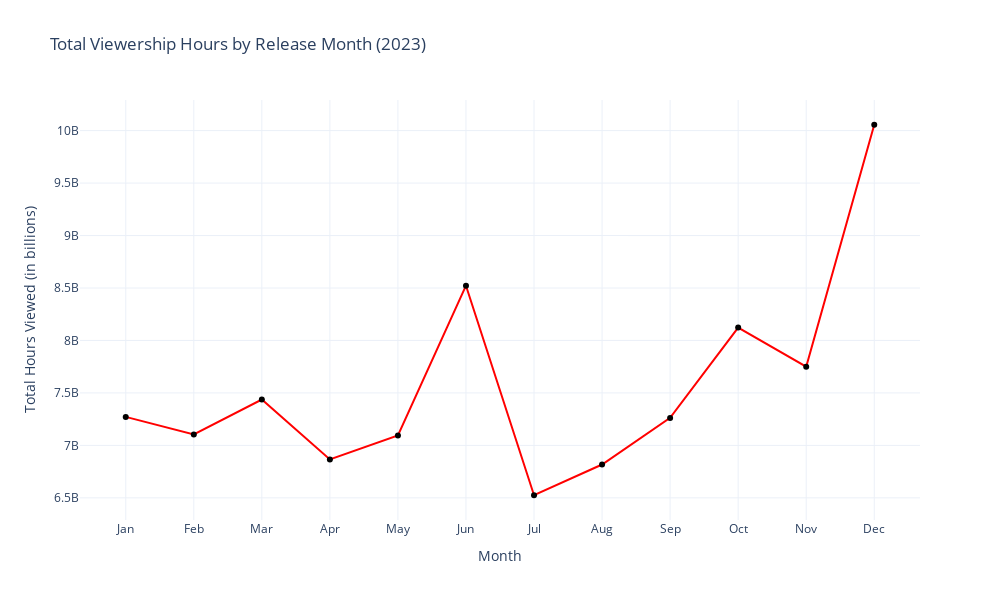

This figure's notebook cell:
### Code cell
# aggregate viewership hours by release month
monthly_viewership = netflix_data.groupby('Release Month')['Hours Viewed'].sum()

fig = go.Figure(data=[
    go.Scatter(
        x=monthly_viewership.index,
        y=monthly_viewership.values,
        mode='lines+markers',
        marker=dict(color='black'),
        line=dict(color='red')
    )
])

fig.update_layout(
    title='Total Viewership Hours by Release Month (2023)',
    xaxis_title='Month',
    yaxis_title='Total Hours Viewed (in billions)',
    xaxis=dict(tickvals=list(range(1, 13)),
        ticktext=['Jan', 'Feb', 'Mar', 'Apr', 'May', 'Jun', 'Jul', 'Aug', 'Sep', 'Oct', 'Nov', 'Dec']
    ),
    height=600,
    width=1000
)

fig.show()

### Figure 1 — Plotly figure (JSON) as saved in the notebook; plotly's stock layout.template omitted (floating-point values rounded to 4 significant figures)
{"data": [{"line": {"color": "red"}, "marker": {"color": "black"}, "mode": "lines+markers", "type": "scatter", "x": [1.0, 2.0, 3.0, 4.0, 5.0, 6.0, 7.0, 8.0, 9.0, 10.0, 11.0, 12.0], "y": [7272000000.0, 7104000000.0, 7437000000.0, 6866000000.0, 7095000000.0, 8522000000.0, 6525000000.0, 6818000000.0, 7262000000.0, 8123000000.0, 7750000000.0, 10060000000.0]}], "layout": {"height": 600, "title": {"text": "Total Viewership Hours by Release Month (2023)"}, "width": 1000, "xaxis": {"ticktext": ["Jan", "Feb", "Mar", "Apr", "May", "Jun", "Jul", "Aug", "Sep", "Oct", "Nov", "Dec"], "tickvals": [1, 2, 3, 4, 5, 6, 7, 8, 9, 10, 11, 12], "title": {"text": "Month"}}, "yaxis": {"title": {"text": "Total Hours Viewed (in billions)"}}}}
